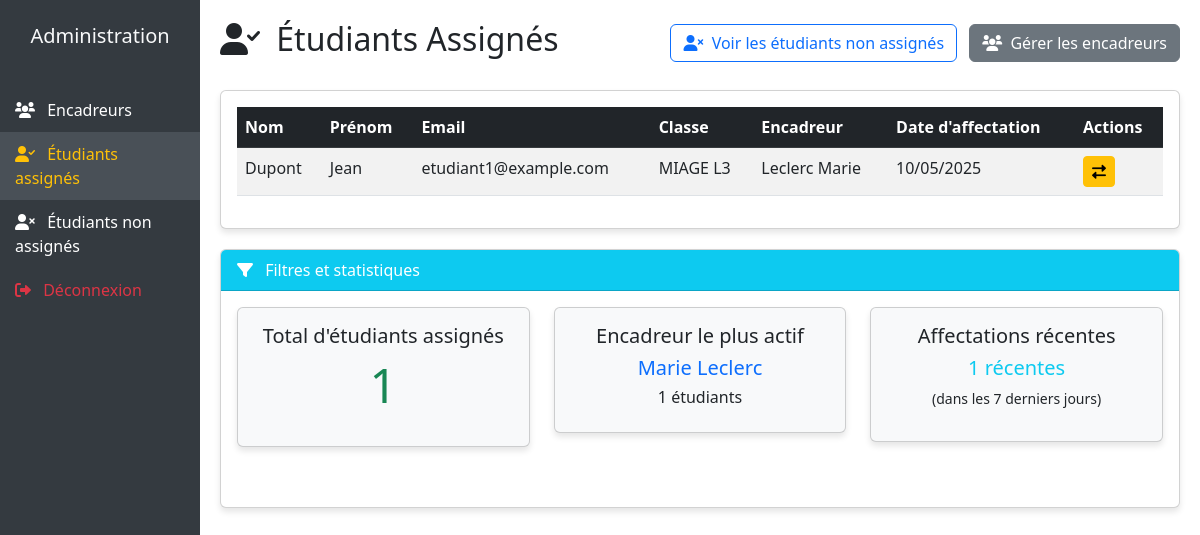
/index.php?controller=admin&action=assignedStudents (signed in), run on the app's committed database.
### tables this page shows
CREATE TABLE IF NOT EXISTS affectations (
  id INT PRIMARY KEY AUTO_INCREMENT,
  etudiant_id INT NOT NULL,
  encadreur_id INT NOT NULL,
  date_affectation DATETIME DEFAULT CURRENT_TIMESTAMP,
  FOREIGN KEY (etudiant_id) REFERENCES etudiants(id) ON DELETE CASCADE,
  FOREIGN KEY (encadreur_id) REFERENCES encadreurs(id) ON DELETE CASCADE,
  UNIQUE KEY unique_affectation (etudiant_id)
);

CREATE TABLE IF NOT EXISTS etudiants (
  id INT PRIMARY KEY,
  nom VARCHAR(50) NOT NULL,
  prenom VARCHAR(50) NOT NULL,
  email VARCHAR(100) NOT NULL,
  classe VARCHAR(50) DEFAULT NULL,
  theme VARCHAR(255) DEFAULT NULL,
  binome TINYINT(1) DEFAULT 0,
  fichier_pdf VARCHAR(255) DEFAULT NULL,
  form_submitted TINYINT(1) DEFAULT 0,
  date_soumission DATETIME DEFAULT NULL,
  date_modification DATETIME DEFAULT NULL,
  role VARCHAR(20) DEFAULT 'etudiant',
  created_at DATETIME DEFAULT CURRENT_TIMESTAMP,
  FOREIGN KEY (id) REFERENCES users(id) ON DELETE CASCADE
);

CREATE TABLE IF NOT EXISTS encadreurs (
  id INT PRIMARY KEY AUTO_INCREMENT,
  nom VARCHAR(50) NOT NULL,
  prenom VARCHAR(50) NOT NULL,
  email VARCHAR(100) DEFAULT NULL,
  competences VARCHAR(255) DEFAULT NULL,
  mot_de_passe VARCHAR(255) DEFAULT NULL,
  date_creation DATETIME DEFAULT CURRENT_TIMESTAMP
);

### controllers/AdminController.php (called while the page is built, shortened)
<?php
class AdminController {
    public function assignedStudents() {
        $db = Database::getConnection();
        $stmt = $db->query("
            SELECT e.*, en.nom AS encadreur_nom, en.prenom AS encadreur_prenom, a.date_affectation
            FROM etudiants e
            JOIN affectations a ON e.id = a.etudiant_id
            JOIN encadreurs en ON a.encadreur_id = en.id
            ORDER BY a.date_affectation DESC
        ");
        $students = $stmt->fetchAll(PDO::FETCH_ASSOC);
        require 'views/admin/assigned_students.php';
    }
}
?>

### views/admin/assigned_students.php (the view, shortened to what this page needs)
<!DOCTYPE html>
<html lang="fr">
<head>
    <link href="https://cdn.jsdelivr.net/npm/bootstrap@5.3.0/dist/css/bootstrap.min.css" rel="stylesheet">
    <link rel="stylesheet" href="https://cdnjs.cloudflare.com/ajax/libs/font-awesome/6.0.0/css/all.min.css">
</head>
<body>
    <div class="container-fluid">
        <div class="row">
            <div class="col-md-3 col-lg-2 sidebar p-0">
                <div class="text-center py-4 mb-3">
                    <h5 class="text-light mb-0">Administration</h5>
                </div>
                <ul class="nav flex-column">
                    <li class="nav-item">
                        <a href="index.php?controller=admin&action=encadreurs" class="nav-link">
                            <i class="fas fa-users me-2"></i> Encadreurs
                        </a>
                    </li>
                    <li class="nav-item">
                        <a href="index.php?controller=admin&action=assignedStudents" class="nav-link active">
                            <i class="fas fa-user-check me-2"></i> Étudiants assignés
                        </a>
                    </li>
                    <li class="nav-item">
                        <a href="index.php?controller=admin&action=unassignedStudents" class="nav-link">
                            <i class="fas fa-user-times me-2"></i> Étudiants non assignés
                        </a>
                    </li>
                    <li class="nav-item">
                        <a href="index.php?controller=auth&action=logout" class="nav-link text-danger">
                            <i class="fas fa-sign-out-alt me-2"></i> Déconnexion
                        </a>
                    </li>
                </ul>
            </div>
            <div class="col-md-9 col-lg-10 content">
                <div class="d-flex justify-content-between align-items-center mb-4">
                    <h2><i class="fas fa-user-check me-2"></i> Étudiants Assignés</h2>
                    <div>
                        <a href="index.php?controller=admin&action=unassignedStudents" class="btn btn-outline-primary me-2">
                            <i class="fas fa-user-times me-1"></i> Voir les étudiants non assignés
                        </a>
                        <a href="index.php?controller=admin&action=encadreurs" class="btn btn-secondary">
                            <i class="fas fa-users me-1"></i> Gérer les encadreurs
                        </a>
                    </div>
                </div>
                <div class="card">
                    <div class="card-body">
                        <?php if (empty($students)): ?>
                            <div class="alert alert-info">
                                <i class="fas fa-info-circle me-2"></i> Aucun étudiant n'a été assigné à un encadreur pour le moment.
                            </div>
                        <?php else: ?>
                            <div class="table-responsive">
                                <table class="table table-striped table-hover">
                                    <thead class="table-dark">
                                        <tr>
                                            <th>Nom</th>
                                            <th>Prénom</th>
                                            <th>Email</th>
                                            <th>Classe</th>
                                            <th>Encadreur</th>
                                            <th>Date d'affectation</th>
                                            <th>Actions</th>
                                        </tr>
                                    </thead>
                                    <tbody>
                                        <?php foreach ($students as $student): ?>
                                            <tr>
                                                <td><?= htmlspecialchars($student['nom']) ?></td>
                                                <td><?= htmlspecialchars($student['prenom']) ?></td>
                                                <td><?= htmlspecialchars($student['email'] ?? 'Non défini') ?></td>
                                                <td><?= htmlspecialchars($student['classe'] ?? 'Non définie') ?></td>
                                                <td>
                                                    <?= htmlspecialchars($student['encadreur_nom'] . ' ' . $student['encadreur_prenom']) ?>
                                                </td>
                                                <td>
                                                    <?= isset($student['date_affectation'])
                                                        ? date('d/m/Y', strtotime($student['date_affectation']))
                                                        : 'Non disponible'
                                                    ?>
                                                </td>
                                                <td>
                                                    <a href="#" class="btn btn-sm btn-warning"
                                                       data-bs-toggle="modal" data-bs-target="#changeEncadreurModal<?= $student['id'] ?>"
                                                       title="Changer d'encadreur">
                                                        <i class="fas fa-exchange-alt"></i>
                                                    </a>
                                                </td>
                                            </tr>
                                        <?php endforeach; ?>
                                    </tbody>
                                </table>
                            </div>
                        <?php endif; ?>
                    </div>
                </div>
                <div class="card">
                    <div class="card-header bg-info text-white">
                        <i class="fas fa-filter me-2"></i> Filtres et statistiques
                    </div>
                    <div class="card-body">
                        <div class="row mb-4">
                            <div class="col-md-4">
                                <div class="card bg-light">
                                    <div class="card-body text-center">
                                        <h5 class="card-title">Total d'étudiants assignés</h5>
                                        <p class="display-5 text-success"><?= count($students) ?></p>
                                    </div>
                                </div>
                            </div>
                            <div class="col-md-4">
                                <div class="card bg-light">
                                    <div class="card-body text-center">
                                        <h5 class="card-title">Encadreur le plus actif</h5>
                                        <?php
                                        if (!empty($students)) {
                                            $encadreurs = [];
                                            foreach ($students as $student) {
                                                $encadreur = $student['encadreur_prenom'] . ' ' . $student['encadreur_nom'];
                                                if (!isset($encadreurs[$encadreur])) {
                                                    $encadreurs[$encadreur] = 0;
                                                }
                                                $encadreurs[$encadreur]++;
                                            }
                                            arsort($encadreurs);
                                            $encadreur_name = key($encadreurs);
                                            $count = current($encadreurs);
                                            echo "<p class='h5 text-primary'>$encadreur_name</p>";
                                            echo "<p class='h6'>$count étudiants</p>";
                                        } else {
                                            echo "<p class='text-muted'>Aucune donnée</p>";
                                        }
                                        ?>
                                    </div>
                                </div>
                            </div>
                            <div class="col-md-4">
                                <div class="card bg-light">
                                    <div class="card-body text-center">
                                        <h5 class="card-title">Affectations récentes</h5>
                                        <?php
                                        if (!empty($students)) {
                                            usort($students, function($a, $b) {
                                                return strtotime($b['date_affectation']) - strtotime($a['date_affectation']);
                                            });
                                            $recent = array_slice($students, 0, 3);
                                            $recent_count = count($recent);
                                            echo "<p class='h5 text-info'>$recent_count récentes</p>";
                                            echo "<p class='small'>(dans les 7 derniers jours)</p>";
                                        } else {
                                            echo "<p class='text-muted'>Aucune donnée</p>";
                                        }
                                        ?>
                                    </div>
                                </div>
                            </div>
                        </div>
                    </div>
                </div>
            </div>
        </div>
    </div>
</body>
</html>

### views/admin/assigned_students.php (style rules this page uses)
.sidebar { min-height: 100vh; background-color: #343a40; color: white; }
.sidebar a { color: white; text-decoration: none; padding: 10px 15px; display: block; transition: all 0.3s; }
.sidebar a:hover, .sidebar a.active { background-color: #495057; color: #ffc107; }
.content { padding: 20px; }
.card { margin-bottom: 20px; box-shadow: 0 4px 6px rgba(0,0,0,.1); }

### data on the page
affectations: etudiant.nom "Dupont", etudiant.prenom "Jean", etudiant.email "etudiant1@example.com", etudiant.classe "MIAGE L3", encadreur.prenom "Leclerc Marie", date_affectation "10/05/2025"

### other printed values
count($students) "1"
$encadreur_name "Marie Leclerc"
$count "1"
$recent_count "1"
